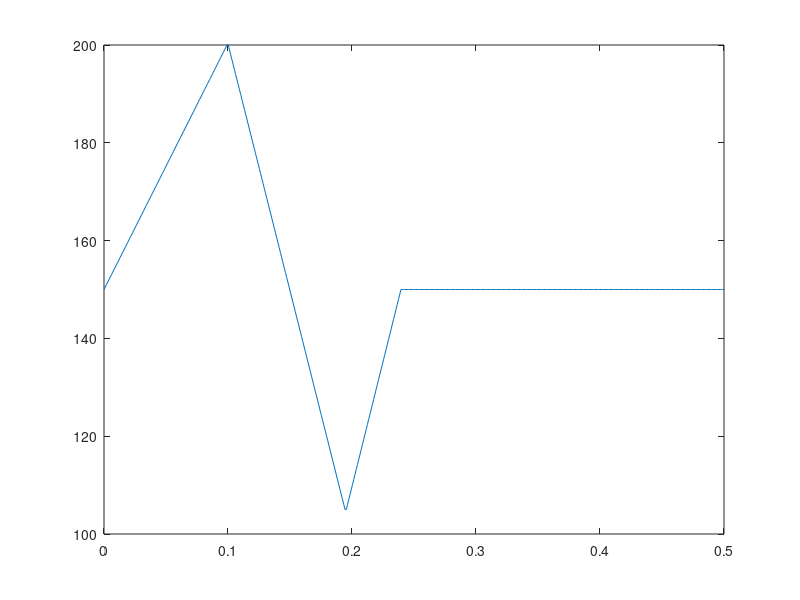

MATLAB code for this plot:
clc
close all
%% Params

f = 2.0; % Hz
T = 1/f;

N = 500;
publish_rate = f*N

V_thrust = 500; % mm/s
V_swing = 1000; % mm/s
V_return = 1000; % mm/s

L_touchdown = 150; % mm
L_liftoff = 200; % mm
L_swing = 105; % mm


%% Calculation

h = L_touchdown*ones(1,N);
t = linspace(0,T,N);

% thrust phase (1)
dh_thrust = L_liftoff - L_touchdown;
T_thrust = dh_thrust / V_thrust;
i_thrust = int32(T_thrust / T * N);
t_thrust = linspace(0,T_thrust,i_thrust);
h(1:i_thrust) = L_touchdown + (t_thrust/T_thrust).*(dh_thrust);

% swing phase (2)
dh_swing = L_swing - L_liftoff;
T_swing = -dh_swing / V_swing;
i_swing = int32(T_swing / T * N);
t_swing = -linspace(0,T_swing,i_swing);
h(i_thrust+1:i_thrust+i_swing) = L_liftoff - (t_swing/T_swing).*dh_swing;

% return phase (3)
dh_return = L_touchdown - L_swing;
T_return = dh_return / V_return;
i_return = int32(T_return / T * N);
t_return = linspace(0,T_return,i_return);
h(i_thrust+i_swing+1:i_thrust+i_swing+i_return) = L_swing + (t_return/T_return).*dh_return;

%% Visualize

figure
plot(t,h)


%% Save

x = zeros(1,N);
jump_traj = [x; -h];